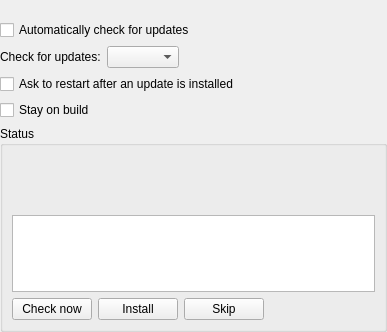
<?xml version="1.0" encoding="UTF-8"?>
<ui version="4.0">
 <class>PreferencesUpdates</class>
 <widget class="QWidget" name="PreferencesUpdates">
  <property name="geometry">
   <rect>
    <x>0</x>
    <y>0</y>
    <width>387</width>
    <height>332</height>
   </rect>
  </property>
  <property name="windowTitle">
   <string>Form</string>
  </property>
  <layout class="QVBoxLayout" name="verticalLayout">
   <property name="leftMargin">
    <number>0</number>
   </property>
   <property name="topMargin">
    <number>0</number>
   </property>
   <property name="rightMargin">
    <number>0</number>
   </property>
   <property name="bottomMargin">
    <number>0</number>
   </property>
   <item>
    <widget class="QLabel" name="labelUnsupported">
     <property name="wordWrap">
      <bool>true</bool>
     </property>
    </widget>
   </item>
   <item>
    <widget class="QCheckBox" name="checkBoxAutoUpdate">
     <property name="text">
      <string>Automatically check for updates</string>
     </property>
    </widget>
   </item>
   <item>
    <layout class="QHBoxLayout" name="horizontalLayoutInterval">
     <item>
      <widget class="QLabel" name="labelInterval">
       <property name="text">
        <string>Check for updates:</string>
       </property>
      </widget>
     </item>
     <item>
      <widget class="QComboBox" name="comboBoxInterval"/>
     </item>
     <item>
      <spacer name="horizontalSpacerInterval">
       <property name="orientation">
        <enum>Qt::Horizontal</enum>
       </property>
       <property name="sizeHint" stdset="0">
        <size>
         <width>40</width>
         <height>20</height>
        </size>
       </property>
      </spacer>
     </item>
    </layout>
   </item>
   <item>
    <widget class="QCheckBox" name="checkBoxRestartPrompt">
     <property name="text">
      <string>Ask to restart after an update is installed</string>
     </property>
    </widget>
   </item>
   <item>
    <widget class="QCheckBox" name="checkBoxPin">
     <property name="text">
      <string notr="true">Stay on build</string>
     </property>
    </widget>
   </item>
   <item>
    <widget class="QGroupBox" name="groupBoxStatus">
     <property name="title">
      <string>Status</string>
     </property>
     <layout class="QVBoxLayout" name="verticalLayoutStatus">
      <item>
       <widget class="QLabel" name="labelCurrentBuild">
        <property name="wordWrap">
         <bool>true</bool>
        </property>
       </widget>
      </item>
      <item>
       <widget class="QLabel" name="labelLastCheck"/>
      </item>
      <item>
       <widget class="QLabel" name="labelLatest">
        <property name="wordWrap">
         <bool>true</bool>
        </property>
       </widget>
      </item>
      <item>
       <widget class="QPlainTextEdit" name="textChanges">
        <property name="readOnly">
         <bool>true</bool>
        </property>
       </widget>
      </item>
      <item>
       <layout class="QHBoxLayout" name="horizontalLayoutButtons">
        <item>
         <widget class="QPushButton" name="pushButtonCheckNow">
          <property name="text">
           <string>Check now</string>
          </property>
         </widget>
        </item>
        <item>
         <widget class="QPushButton" name="pushButtonInstall">
          <property name="text">
           <string notr="true">Install</string>
          </property>
         </widget>
        </item>
        <item>
         <widget class="QPushButton" name="pushButtonSkip">
          <property name="text">
           <string notr="true">Skip</string>
          </property>
         </widget>
        </item>
        <item>
         <spacer name="horizontalSpacerButtons">
          <property name="orientation">
           <enum>Qt::Horizontal</enum>
          </property>
          <property name="sizeHint" stdset="0">
           <size>
            <width>40</width>
            <height>20</height>
           </size>
          </property>
         </spacer>
        </item>
       </layout>
      </item>
     </layout>
    </widget>
   </item>
   <item>
    <spacer name="verticalSpacer">
     <property name="orientation">
      <enum>Qt::Vertical</enum>
     </property>
     <property name="sizeHint" stdset="0">
      <size>
       <width>20</width>
       <height>40</height>
      </size>
     </property>
    </spacer>
   </item>
  </layout>
 </widget>
 <resources/>
 <connections/>
</ui>
